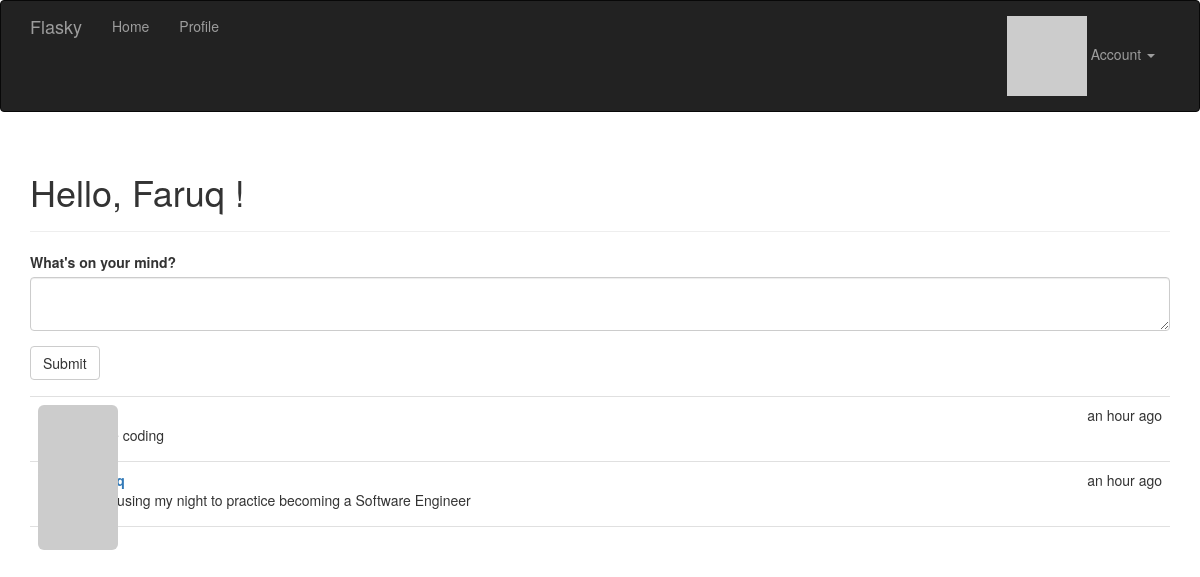
The page / (signed in) on the database its author committed.
### app/models.py (models this page shows, shortened)
class User(UserMixin, db.Model):
    __tablename__ = 'users'
    id = db.Column(db.Integer, primary_key=True)
    email = db.Column(db.String(64), unique=True, index=True)
    username = db.Column(db.String(64), unique=True, index=True)
    role_id = db.Column(db.Integer, db.ForeignKey('roles.id'))
    posts = db.relationship('Post', backref='author', lazy='dynamic')
    password_hash = db.Column(db.String(128))
    confirmed = db.Column(db.Boolean, default=False)
    name = db.Column(db.String(64))
    location = db.Column(db.String(64))
    about_me = db.Column(db.Text())
    member_since = db.Column(db.DateTime(), default=datetime.utcnow)
    last_seen = db.Column(db.DateTime(), default=datetime.utcnow)
    avatar_hash = db.Column(db.String(32))
    def can(self, perm):
        return self.role is not None and self.role.has_permission(perm)
    @property
    def password(self):
        raise AttributeError('password is not a readable attribute')
    @login_manager.user_loader
    def load_user(user_id):
        return User.query.get(int(user_id))
    def gravatar(self, size=100, default='identicon', rating='g'):
        if request.is_secure:
            url = 'https://secure.gravatar.com/avatar'
        else:
            url = 'http://www.gravatar.com/avatar'
        hash = hashlib.md5(self.email.lower().encode('utf-8')).hexdigest()
        return '{url}/{hash}?s={size}&d={default}&r={rating}'.format(
                        url=url, hash=hash, size=size, default=default, rating=rating)
    def ping(self):
        self.last_seen = datetime.utcnow()
        db.session.add(self)
        db.session.commit()

class Post(db.Model):
    __tablename__ = 'posts'
    id = db.Column(db.Integer, primary_key=True)
    body = db.Column(db.Text)
    timestamp = db.Column(db.DateTime, index=True, default=datetime.utcnow)
    author_id = db.Column(db.Integer, db.ForeignKey('users.id'))

### app/main/views.py (the view)
@main.route('/', methods=['GET', 'POST'])
def index():
    form = PostForm()
    if current_user.can(Permission.WRITE) and form.validate_on_submit():
        post = Post(body=form.body.data,
                    author=current_user._get_current_object())
        db.session.add(post)
        db.session.commit()
        return redirect(url_for('.index'))
    posts = Post.query.order_by(Post.timestamp.desc()).all()
    return render_template('index.html', form=form, posts=posts)

### app/main/forms.py
class PostForm(FlaskForm):
    body = TextAreaField("What's on your mind?", validators=[DataRequired()])
    submit = SubmitField('Submit')

### app/auth/views.py (called while the page is built)
@auth.before_app_request
def before_request():
    if current_user.is_authenticated:
        current_user.ping()
        if not current_user.confirmed \
                and request.endpoint \
                and request.blueprint != 'auth' \
                and request.endpoint != 'static':
            return redirect(url_for('auth.unconfirmed'))

### app/main/__init__.py (called while the page is built)
@main.app_context_processor
def inject_permission():
    return dict(Permission=Permission)

### app/models.py (called while the page is built)
    def has_permission(self, perm):
        return self.permissions & perm == perm

### app/templates/index.html (shortened to what this page needs)
{% extends "base.html" %}
{% import "bootstrap/wtf.html" as wtf %}
{% block page_content %}
<div class="page-header">
   <h1>Hello,
    {% if current_user.is_authenticated %}
    {{ current_user.username }}
    {% else %}
    Stranger
    {% endif %}!</h1>
</div>
<div>
    {% if current_user.can(Permission.WRITE) %}
    {{ wtf.quick_form(form) }}
    {% endif %}
</div>
<ul class="posts">
    {% for post in posts %}
    <li class="post">
        <div class="post-thumbnail">
            <a href="{{ url_for('.user', username=post.author.username) }}">
                <img class="img-rounded profile-thumbnail"
                src="{{ post.author.gravatar(size=40) }}">
            </a>
        </div>
        <div class="post-content">
            <div class="post-date">{{ moment(post.timestamp).fromNow() }}</div>
            <div class="post-author">
                <a href="{{ url_for('.user', username=post.author.username) }}">
                </a>
            </div>
            <div class="post-body">{{ post.body }}</div>
        </div>
    </li>
    {% endfor %}
</ul>
{% endblock %}

### app/static/styles.css (style rules this page uses)
.profile-thumbnail { position: absolute; }
ul.posts { list-style-type: none; padding: 0px; margin: 16px 0px 0px 0px; border-top: 1px solid #e0e0e0; }
ul.posts li.post { padding: 8px; border-bottom: 1px solid #e0e0e0; }
div.post-date { float: right; }
div.post-author { font-weight: bold; }
div.post-thumbnail { position: absolute; }
div.post-content { margin-left: 48px; min-height: 48px; }

### rows shown on the page
User: username "Faruq"
Post: timestamp "an hour ago", body "I love coding"
Post: timestamp "an hour ago", body "I am using my night to practice becoming a Software Engineer"
